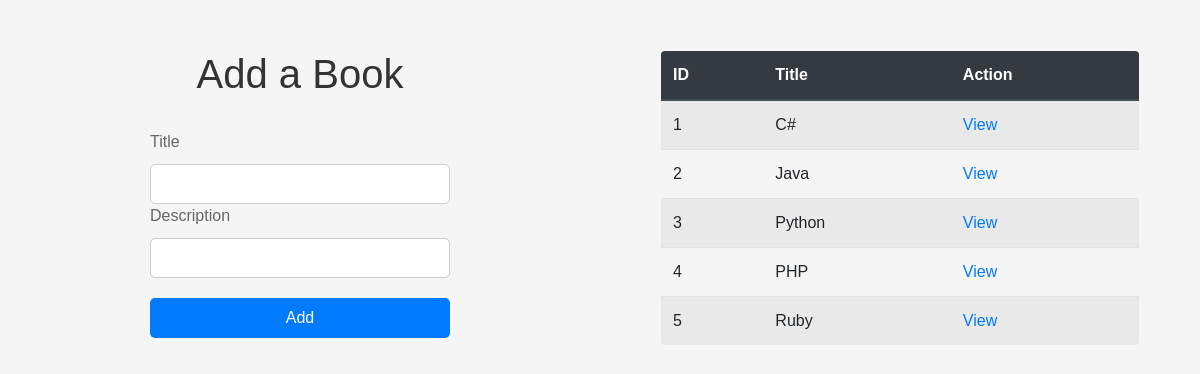
The page /add_book on the database as committed earlier.
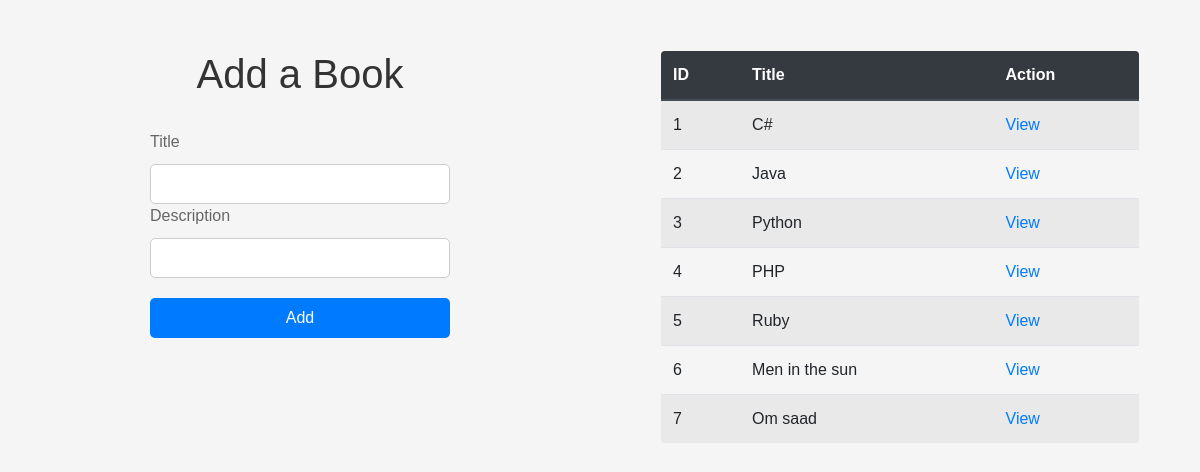
The same page on the database as committed later.
### books_authors_app/models.py (models this page shows)
class Book(models.Model):
    title = models.CharField(max_length= 255)
    desc = models.TextField()
    created_at = models.DateTimeField(auto_now_add=True)
    updated_at = models.DateTimeField(auto_now=True)

### books_authors_app/views.py (the view)
# urls.py: path('add_book', views.add_book),
def add_book(request):
    context = {
        'books': models.display_books()
    }
    return render(request, 'add_book.html', context)

### books_authors_app/models.py (called while the page is built)
def display_books():
   return Book.objects.all()

### books_authors_app/templates/add_book.html (shortened to what this page needs)
{% load static %}
<!DOCTYPE html>
<html lang="en">
  <head>
    <link
      rel="stylesheet"
      href="https://stackpath.bootstrapcdn.com/bootstrap/4.3.1/css/bootstrap.min.css"
    />
    <link rel="stylesheet" href="{% static 'css/add_book.css' %}" />
  </head>
  <body>
    <div class="div-1">
      <h1>Add a Book</h1>
      <br />
      <form action="/submit_book" method="post">
        <label for="title">Title</label>
        <input type="text" name="title" required />
        <br />
        <label for="desc">Description</label>
        <input type="text" name="desc" required />
        <br />
        <button type="submit">Add</button>
      </form>
    </div>
    <div class="div-2">
      <table class="table table-striped">
        <thead class="thead-dark">
          <tr>
            <th>ID</th>
            <th>Title</th>
            <th>Action</th>
          </tr>
        </thead>
        <tbody>
          {% for book in books %}
          <tr>
            <td>{{ book.id }}</td>
            <td>{{ book.title }}</td>
            <td><a href="/books/{{ book.id }}">View</a></td>
          </tr>
          {% endfor %}
        </tbody>
      </table>
    </div>
  </body>
</html>

Rows that differ between the two databases and show on the page:
added Book: id "6", title "Men in the sun"
added Book: id "7", title "Om saad"
